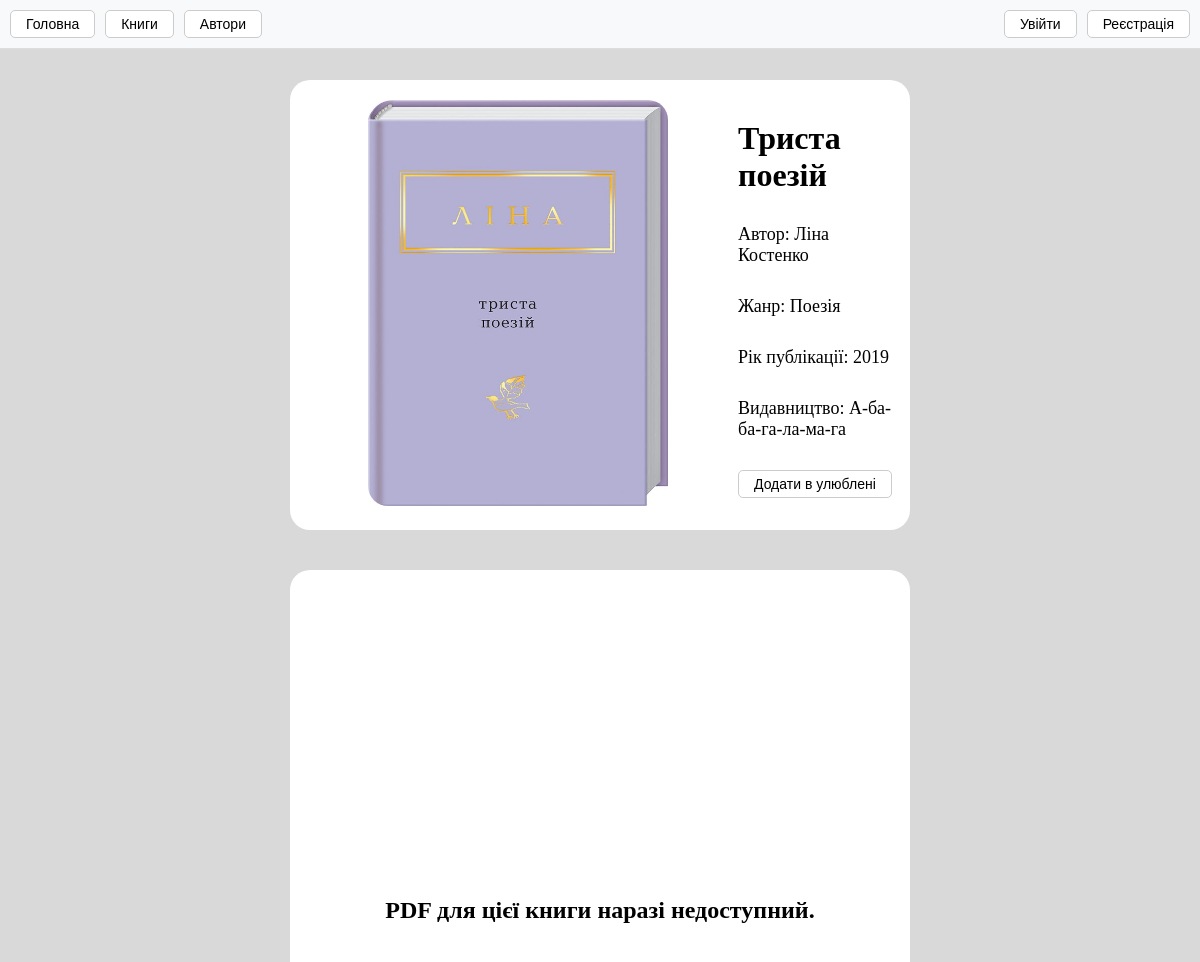
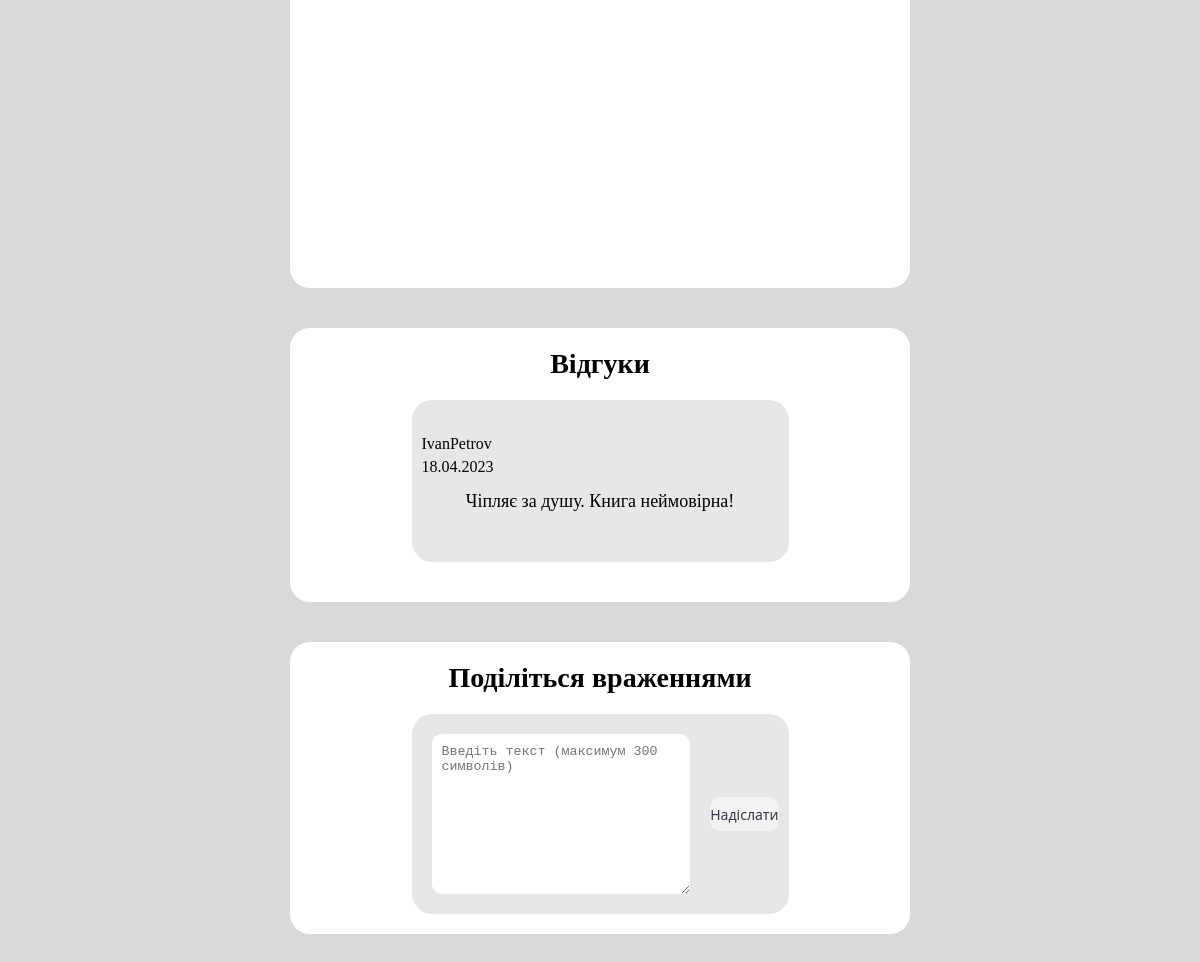
Page /book_page.php?book_id=1 on the committed database (2 pictures, top to bottom).
### tables this page shows
CREATE TABLE `books` (
  `book_id` int NOT NULL,
  `title` varchar(50) DEFAULT NULL,
  `author_id` int DEFAULT NULL,
  `genre_id` int DEFAULT NULL,
  `publication_year` int DEFAULT NULL,
  `publisher` varchar(30) DEFAULT NULL
);

CREATE TABLE `authors` (
  `author_id` int NOT NULL,
  `author_name` varchar(50) DEFAULT NULL,
  `birth_date` date DEFAULT NULL,
  `nationality` varchar(20) DEFAULT NULL,
  `biography` text
);

CREATE TABLE `genres` (
  `genre_id` int NOT NULL,
  `genre_name` varchar(40) DEFAULT NULL,
  `description` text
);

CREATE TABLE `comments` (
  `comment_id` int NOT NULL,
  `user_id` int DEFAULT NULL,
  `date_of_publication` date DEFAULT NULL,
  `comment_text` text,
  `book_id` int DEFAULT NULL
);

CREATE TABLE `users` (
  `user_id` int NOT NULL,
  `username` varchar(20) DEFAULT NULL,
  `birthday` date DEFAULT NULL,
  `email` varchar(40) DEFAULT NULL,
  `password` varchar(60) DEFAULT NULL,
  `profile_photo` varchar(255) DEFAULT NULL
);

### include/img.php (called while the page is built)
<?php
$title = $row['title'];
$basePath = "imeges/section-catalog/";
$jpgPath = $basePath . $title . ".jpg";
$pngPath = $basePath . $title . ".png";
if (file_exists($jpgPath)) {
    $imagePath = $jpgPath;
} elseif (file_exists($pngPath)) {
    $imagePath = $pngPath;
} else {
    $imagePath = $basePath . "default.jpg";
}
?>

### book_page.php (the view, shortened to what this page needs)
<?php
    include("include/conect.php");
    $book_id = (int)$_GET['book_id'];
    $sql = "
        SELECT
            books.book_id,
            books.title,
            authors.author_name AS author_name,
            genres.genre_name AS genre_name,
            books.publication_year,
            books.publisher
        FROM
            books
        JOIN
            authors
        ON
            books.author_id = authors.author_id
        JOIN
            genres
        ON
            books.genre_id = genres.genre_id
        WHERE
            books.book_id = '$book_id';
    ";
    $sql2 = "
        SELECT
            users.username AS username,
            comments.date_of_publication,
            comments.comment_text,
            books.title AS title
        FROM
            comments
        JOIN
            users
        ON
            comments.user_id = users.user_id
        JOIN
            books
        ON
            comments.book_id = books.book_id
        WHERE
            books.book_id = '$book_id';
    ";
    $result = mysqli_query($conn, $sql);
    $result2 = mysqli_query($conn, $sql2);
    $row = mysqli_fetch_assoc($result);
    $is_added = false;
    include("include/img.php");
?>
<!DOCTYPE html>
<html lang="en">
<head>
    <link rel="stylesheet" href="css/style.css">
</head>
<body>
    <?php include("include/menu.php"); ?>
    <div class="book_page">
        <div class="book-info">
            <div class="book-info-img">
                <img src="<?php echo $imagePath; ?>" alt="">
            </div>
            <div class="book-info-text">
                <h2><?php echo $row['title'];?></h2>
                <p>Автор: <?php echo $row['author_name'];?></p>
                <p>Жанр: <?php echo $row['genre_name'];?></p>
                <p>Рік публікації: <?php echo $row['publication_year'];?></p>
                <p>Видавництво: <?php echo $row['publisher'];?></p>
                <?php if ($is_added): ?>
                    <form action="book_page.php?book_id=<?php echo $row['book_id']; ?>" method="post">
                        <input class="favorite" type="submit" value="Видалити з улюблентх" name="favorite">
                    </form>
                    <?php
                        if($_POST["favorite"]){
                            $query = "DELETE FROM favorite_books WHERE book_id = ?";
                            $stmt = $conn->prepare($query);
                            if ($stmt === false) {
                                die("Помилка підготовки запиту: " . $conn->error);
                            }
                            if (!isset($book_id) || $book_id === null || $book_id <= 0) {
                                die("Помилка: Невірне значення для book_id.");
                            }
                            $stmt->bind_param("i", $book_id);
                            if ($stmt->execute()) {
                                echo "<meta http-equiv=\"refresh\" content=\"0\">";
                            } else {
                                echo "Помилка при додаванні запису: " . $stmt->error;
                            }
                            $stmt->close();
                        }
                    ?>
                <?php else: ?>
                    <form action="book_page.php?book_id=<?php echo $row['book_id']; ?>" method="post">
                        <input class="favorite" type="submit" value="Додати в улюблені" name="favorite">
                    </form>
                <?php endif; ?>
            </div>
        </div>
        <div class="book-pdf">
            <?php
                $pdfPath = "pdf/" . $row['title'] . ".pdf";
                if (file_exists($pdfPath)) {
                    echo '<iframe src="' . $pdfPath . '"></iframe>';
                } else {
                    echo '<h2 style="margin: auto 0">PDF для цієї книги наразі недоступний.</h2>';
                }
            ?>
        </div>
        <div class="coments">
            <h2>Відгуки</h2>
            <?php
                while($row2 = mysqli_fetch_assoc($result2)){
            ?>
                <div class="coments-card" id="bottom">
                    <div class="coments-user-data">
                        <p><?php echo $row2['username'];?></p>
                        <p><?php
                         $dateObject = new DateTime($row2['date_of_publication']);
                         echo $dateObject->format('d.m.Y');
                        ?></p>
                    </div>
                    <div class="coments-user-text">
                        <p><?php echo $row2['comment_text'];?></p>
                    </div>
                </div>
            <?php
                }
            ?>
        </div>
        <div class="coments">
            <h2>Поділіться враженнями</h2>
            <div class="coments-input">
                <form action="book_page.php?book_id=<?php echo $row['book_id']; ?>" method="post">
                    <textarea class="coment-text" rows="4" cols="50" placeholder="Введіть текст (максимум 300 символів)" name="text"></textarea>
                    <input class="send-button" type="submit" value="Надіслати" name="send">
                </form>
            </div>
        </div>
    </div>
</body>
</html>

### include/menu.php
<?php if ($_SESSION['logged_in']): ?>
<div class="menu">
    <div class="center-section">
        <form  action="index.php" method="post">
            <input type="submit" value="Головна" name="main">
        </form>
        <form  action="book_collection.php" method="post">
            <input type="submit" value="Книги" name="books">
        </form>
        <form  action="authors.php" method="post">
            <input type="submit" value="Автори" name="authors">
        </form>
    </div>
    <div class="log_out">
        <form  action="user_page.php" method="post">
            <input type="submit" value="Профіль" name="user_page">
        </form>
        <form class="menu-form-log_out" action="index.php" method="post">
            <input type="submit" value="Вийти" name="log_out">
        </form>
    </div>
</div>
<?php else: ?>
<div class="menu">
    <div class="center-section">
        <form action="index.php" method="post">
            <input type="submit" value="Головна" name="main">
        </form>
        <form action="book_collection.php" method="post">
            <input type="submit" value="Книги" name="books">
        </form>
        <form action="authors.php" method="post">
            <input type="submit" value="Автори" name="authors">
        </form>
    </div>
    <div class="login-and-registration">
        <form action="index.php" method="post">
            <input type="submit" value="Увійти" name="log_in">
        </form>
        <form action="index.php" method="post">
            <input type="submit" value="Реєстрація" name="registration">
        </form>
    </div>
</div>
<?php endif; ?>

### css/style.css (style rules this page uses)
* { margin: 0; padding: 0; }
html { scroll-behavior: smooth; }
.menu { position: fixed; width: 100%; left: 0; top: 0; z-index: 5; display: flex; justify-content: space-between; align-items: center; padding: 10px; background-color: #f8f9fa; border-bottom: 1px solid #ddd; }
.center-section { display: flex; gap: 10px; }
.login-and-registration { display: flex; gap: 10px; margin-right: 20px; }
.menu input { padding: 5px 15px; border: 1px solid #ccc; border-radius: 5px; background-color: #fff; cursor: pointer; font-size: 14px; }
.book_page, .autor-page { display: flex; flex-direction: column; align-items: center; justify-content: center; height: 100%; padding: 20px; background-color: #D9D9D9; }
.book-info, .autor-info { display: flex; justify-content: space-between; width: 50%; max-width: 1000px; padding: 20px 20px; margin-top: 60px; margin-bottom: 20px; gap: 50px; background-color: white; border-radius: 20px; }
.book-info-img, .autor-info-img { margin-left: 10%; flex-shrink: 0; margin-right: 20px; }
.book-info-img img, .autor-info-img img { width: 300px; height: auto; border-radius: 20px; }
.book-info-text, .autor-info-text { margin-top: 20px; display: flex; flex-direction: column; gap: 30px; flex-grow: 1; }
.book-info-text h2, .autor-info-text h2 { font-size: 32px; }
.book-info-text p, .autor-info-text p { font-size: 18px; }
.coments-input { width: 65%; height: 10%; background-color: #e7e7e7; border-radius: 20px; display: flex; justify-content: center; align-items: center; }
.coments-input form { display: flex; justify-content: center; align-items: center; }
.coment-text { white-space: normal; word-wrap: break-word; margin: 20px; margin-right: 10px; width: 100%; height: 140px; border-radius: 10px; border: 0px; border-style: inset; background: white; padding: 10px; }
.send-button { color: #323a45; font-family:'Segoe UI', Tahoma, Geneva, Verdana, sans-serif; border: 0; border-radius: 10px; background-color: #f3f3f3; height: 34px; width: 86px; align-content: center; text-align: center; font-size: 14px; font-weight: 500; text-decoration: none; margin: 10px; }
.favorite { padding: 5px 15px; border: 1px solid #ccc; border-radius: 5px; background-color: #ffffff89; cursor: pointer; font-size: 14px; }
.book-pdf { display: flex; justify-content: center; width: 50%; height: 80vh; margin-top: 20px; margin-bottom: 20px; padding: 20px 20px; background-color: white; border-radius: 20px; }
.coments { display: flex; flex-direction: column; justify-content: center; align-items: center; width: 50%; max-width: 1000px; padding: 20px; margin-top: 20px; margin-bottom: 20px; background-color: white; border-radius: 20px; }
.coments h2 { font-size: 28px; margin-bottom: 20px; }
.coments-card { width: 65%; height: 10%; background-color: #e7e7e7; border-radius: 20px; margin-bottom: 20px; }
.coments-user-data { margin-top: 20px; padding: 10px; border-radius: 5px; width: 100%; }
.coments-user-data p { margin: 5px 0; }
.coments-user-text { display: flex; justify-content: center; margin-bottom: 50px; }
.coments-user-text p { font-size: 18px; }

### rows in the picture
books: title (picture), title "Триста поезій", author.author_name "Ліна Костенко", genre.genre_name "Поезія", publication_year "2019", publisher "А-ба-ба-га-ла-ма-га"
comments: user.username "IvanPetrov", date_of_publication "18.04.2023", comment_text "Чіпляє за душу. Книга неймовірна!"
